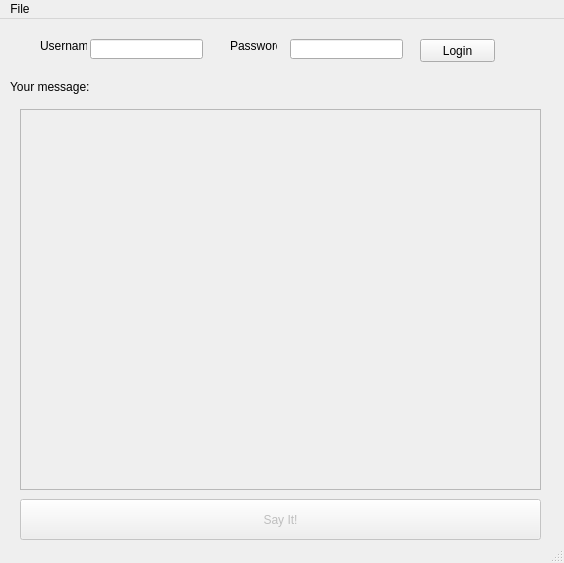
<?xml version="1.0" encoding="UTF-8"?>
<ui version="4.0">
 <class>MainWindow</class>
 <widget class="QMainWindow" name="MainWindow">
  <property name="geometry">
   <rect>
    <x>0</x>
    <y>0</y>
    <width>564</width>
    <height>563</height>
   </rect>
  </property>
  <property name="windowTitle">
   <string>MainWindow</string>
  </property>
  <property name="windowOpacity">
   <double>1.000000000000000</double>
  </property>
  <property name="autoFillBackground">
   <bool>false</bool>
  </property>
  <widget class="QWidget" name="centralwidget">
   <widget class="QLabel" name="label">
    <property name="geometry">
     <rect>
      <x>40</x>
      <y>20</y>
      <width>47</width>
      <height>13</height>
     </rect>
    </property>
    <property name="text">
     <string>Username</string>
    </property>
   </widget>
   <widget class="QLabel" name="label_2">
    <property name="geometry">
     <rect>
      <x>230</x>
      <y>20</y>
      <width>47</width>
      <height>13</height>
     </rect>
    </property>
    <property name="text">
     <string>Password</string>
    </property>
   </widget>
   <widget class="QLineEdit" name="lineEdit">
    <property name="geometry">
     <rect>
      <x>90</x>
      <y>20</y>
      <width>113</width>
      <height>20</height>
     </rect>
    </property>
   </widget>
   <widget class="QLineEdit" name="lineEdit_2">
    <property name="geometry">
     <rect>
      <x>290</x>
      <y>20</y>
      <width>113</width>
      <height>20</height>
     </rect>
    </property>
    <property name="echoMode">
     <enum>QLineEdit::Password</enum>
    </property>
   </widget>
   <widget class="QPushButton" name="pushButton">
    <property name="geometry">
     <rect>
      <x>420</x>
      <y>20</y>
      <width>75</width>
      <height>23</height>
     </rect>
    </property>
    <property name="text">
     <string>Login</string>
    </property>
   </widget>
   <widget class="QLabel" name="label_3">
    <property name="geometry">
     <rect>
      <x>10</x>
      <y>60</y>
      <width>91</width>
      <height>16</height>
     </rect>
    </property>
    <property name="text">
     <string>Your message:</string>
    </property>
   </widget>
   <widget class="QTextEdit" name="textEdit">
    <property name="enabled">
     <bool>false</bool>
    </property>
    <property name="geometry">
     <rect>
      <x>20</x>
      <y>90</y>
      <width>521</width>
      <height>381</height>
     </rect>
    </property>
   </widget>
   <widget class="QPushButton" name="pushButton_2">
    <property name="enabled">
     <bool>false</bool>
    </property>
    <property name="geometry">
     <rect>
      <x>20</x>
      <y>480</y>
      <width>521</width>
      <height>41</height>
     </rect>
    </property>
    <property name="text">
     <string>Say It!</string>
    </property>
   </widget>
  </widget>
  <widget class="QMenuBar" name="menubar">
   <property name="geometry">
    <rect>
     <x>0</x>
     <y>0</y>
     <width>564</width>
     <height>21</height>
    </rect>
   </property>
   <widget class="QMenu" name="menuFile">
    <property name="title">
     <string>File</string>
    </property>
    <addaction name="actionClose"/>
   </widget>
   <addaction name="menuFile"/>
  </widget>
  <widget class="QStatusBar" name="statusbar"/>
  <action name="actionClose">
   <property name="text">
    <string>Close</string>
   </property>
  </action>
 </widget>
 <resources/>
 <connections/>
</ui>
